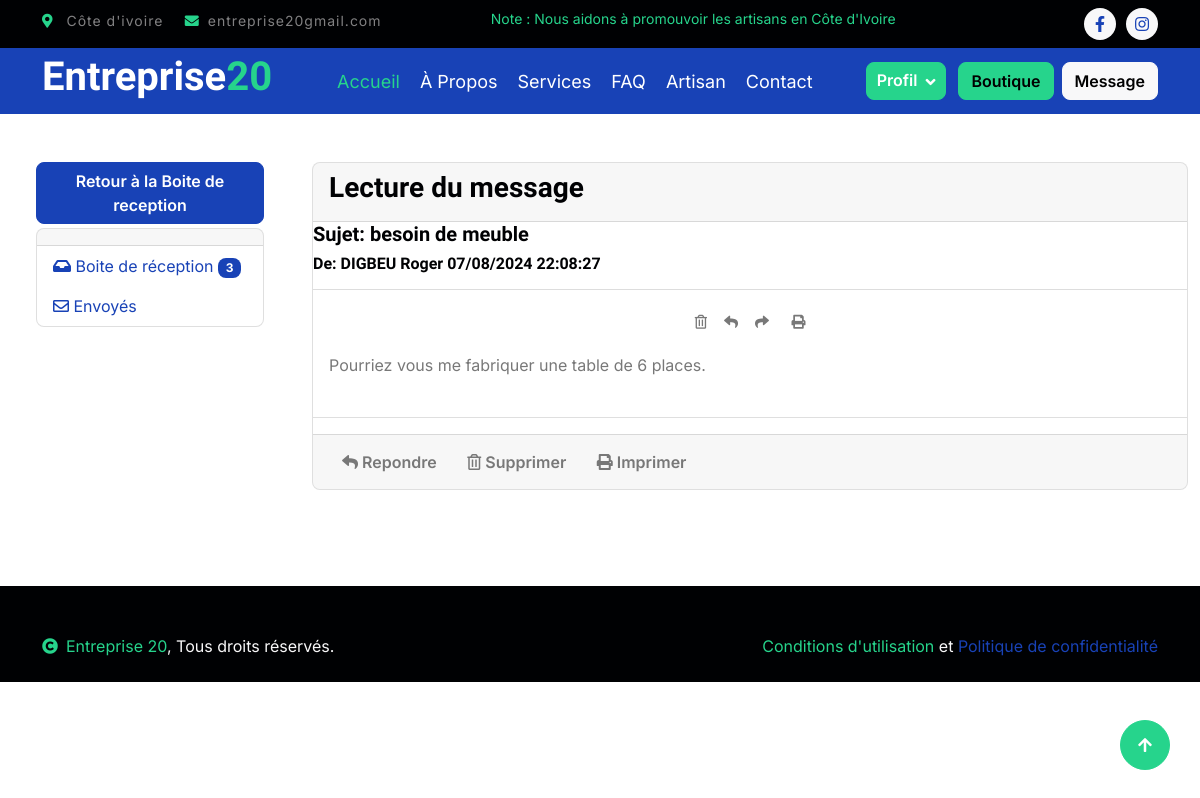
Page /read_message.php?id=5&emetteur=5 (signed in) on the committed database.
### tables this page shows
CREATE TABLE `messages` (
  `id` int(10) NOT NULL,
  `emetteur` int(10) NOT NULL,
  `objet` varchar(100) NOT NULL,
  `contenu` text NOT NULL,
  `dateEnvoi` varchar(15) NOT NULL,
  `heureEnvoi` varchar(15) NOT NULL,
  `recepteur` int(10) NOT NULL,
  `statMesEmett` int(1) NOT NULL,
  `statMesRecept` int(1) NOT NULL
);

CREATE TABLE `utilisateurs` (
  `id` int(10) NOT NULL,
  `nom` varchar(30) NOT NULL,
  `prenom` varchar(60) NOT NULL,
  `email` varchar(100) NOT NULL,
  `telp` varchar(16) DEFAULT NULL,
  `niveau` varchar(50) NOT NULL,
  `ville` varchar(50) NOT NULL,
  `longitude` varchar(110) NOT NULL,
  `latitude` varchar(110) NOT NULL,
  `photo` varchar(100) NOT NULL,
  `profession` varchar(100) NOT NULL,
  `mdp` varchar(100) NOT NULL,
  `type` varchar(1) NOT NULL
);

### read_message.php (the view, shortened to what this page needs)
<?php
include('layouts/app.php');
include('connexion_bd.php');
$idm=$_GET['id'];
$emett=$_GET['emetteur'];
function recherche($n)
{
   include('connexion_bd.php');
   $reqt=$cnx->prepare("select nom, prenom from utilisateurs where id=:id");
   $reqt->execute(array("id"=>$n)) or die(print_r($reqt->errorCode()));
   $resu=$reqt->fetch();
   $pers= $resu[0].'  '.$resu[1];
   return $pers;
}
?>
<div class="container-fluid py-5 mb-5">
   <div class="row">
      <div class="col-3">
         <section class="content">
         <div class="container-fluid">
        <div class="row">
          <div class="col-md-12">
               <a href="message.php" class="btn btn-primary btn-block mb-1">Retour à la Boite de reception</a>
               <div class="card">
               <div class="card-header">
               </div>
               <div class="card-body p-0">
                  <ul class="nav nav-pills flex-column">
                     <li class="nav-item active">
                     <a href="message.php" class="nav-link">
                        <i class="fas fa-inbox"></i> Boite de réception
                        <?php
                        $req=$cnx->prepare("select * from messages where recepteur=:re and statMesRecept='1'");
                        $req->execute(array("re"=>$_SESSION["id"])) or die(print_r($req->errorInfo()));
                        $result=$req->rowCount();
                        ?>
                        <span class="badge bg-primary float-right"><?php echo $result;?></span>
                     </a>
                     </li>
                     <li class="nav-item">
                     <a href="message_envoi.php" class="nav-link">
                        <i class="far fa-envelope"></i> Envoyés
                     </a>
                     </li>
                  </ul>
               </div>
               </div>
               <br><br>
         </section>
      </div>
      <?php
         $req=$cnx->prepare("select * from messages where recepteur=:re and statMesRecept='1' and id=:id");
         $req->execute(array("re"=>$_SESSION["id"],"id"=>$idm)) or die(print_r($req->errorInfo()));
         $result=$req->fetch();
      ?>
      <div class="col-md-9">
          <div class="card card-primary card-outline">
            <div class="card-header">
              <h3 class="card-title">Lecture du message</h3>
            </div>
            <div class="card-body p-0">
              <div class="mailbox-read-info">
                <h5>Sujet: <?php echo $result[2]; ?></h5>
                <h6>De: <?php echo recherche($emett); ?>
                  <span class="mailbox-read-time float-right"><?php echo $result[4].'   ' .$result[5]; ?></span></h6>
                  <hr>
              </div>
              <div class="mailbox-controls with-border text-center">
                <div class="btn-group">
                  <button type="button" class="btn btn-default btn-sm" data-container="body" title="Delete">
                    <i class="far fa-trash-alt"></i>
                  </button>
                  <button type="button" class="btn btn-default btn-sm" data-container="body" title="Reply">
                    <i class="fas fa-reply"></i>
                  </button>
                  <button type="button" class="btn btn-default btn-sm" data-container="body" title="Forward">
                    <i class="fas fa-share"></i>
                  </button>
                </div>
                <button type="button" class="btn btn-default btn-sm" title="Print">
                  <i class="fas fa-print"></i>
                </button>
              </div>
              <div class="mailbox-read-message p-3">
              <?php echo $result[3]; ?>
              <br><br>
              </div>
            </div>
            <div class="card-footer bg-white">
            </div>
            <div class="card-footer">
              <div class="float-right">
                <a href="message.php?id=<?php echo $result[0];?>&type=<?php echo $result[6];?>" class="btn btn-default"><i class="fas fa-reply"></i> Repondre</a>
                <a href="delete_message.php?id=<?php echo $result[0];?>&type=<?php echo $result[6];?>" class="btn btn-default"><i class="far fa-trash-alt"></i> Supprimer</a>
                <a type="button" class="btn btn-default"><i class="fas fa-print"></i> Imprimer</a>
              </div>
            </div>
          </div>
        </div>
      </div>
   </div></div></div>
<?php
include('footer.php');
?>

### css/style.css (style rules this page uses)
.btn { font-weight: 600; transition: .5s; }

### rows in the picture
messages: objet "besoin de meuble", dateEnvoi "07/08/2024", heureEnvoi "22:08:27", contenu "Pourriez vous me fabriquer une table de 6 places."
utilisateurs: recherche($emett) "DIGBEU Roger"

### other values in the picture
$result "3"
